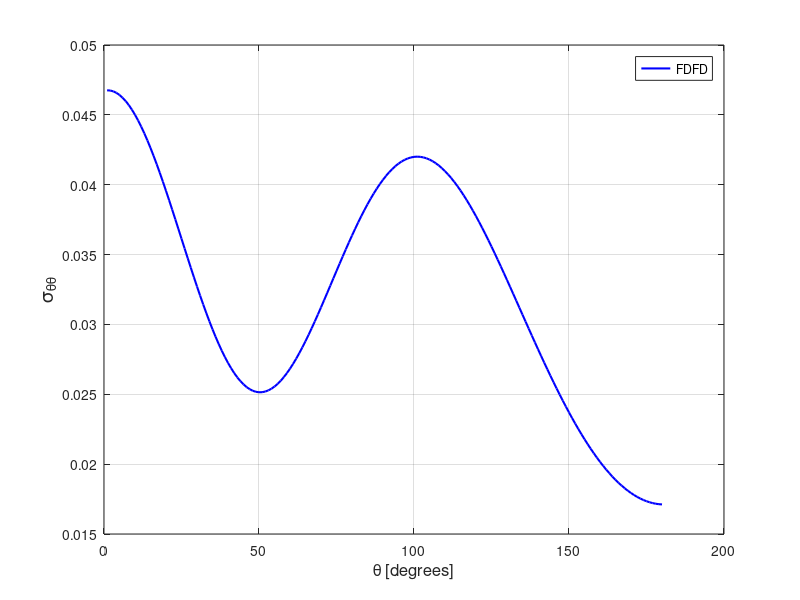

MATLAB code to generate this figure:
stt = [ 
    1  0.46756513E-01
    2  0.46743214E-01
    3  0.46682853E-01
    4  0.46576213E-01
    5  0.46423815E-01
    6  0.46226174E-01
    7  0.45984324E-01
    8  0.45699406E-01
    9  0.45372598E-01
   10  0.45005593E-01
   11  0.44600151E-01
   12  0.44157363E-01
   13  0.43680388E-01
   14  0.43170236E-01
   15  0.42629987E-01
   16  0.42061612E-01
   17  0.41468125E-01
   18  0.40851425E-01
   19  0.40215138E-01
   20  0.39561335E-01
   21  0.38893159E-01
   22  0.38213387E-01
   23  0.37525099E-01
   24  0.36831312E-01
   25  0.36134981E-01
   26  0.35438836E-01
   27  0.34745954E-01
   28  0.34059372E-01
   29  0.33381619E-01
   30  0.32715663E-01
   31  0.32064222E-01
   32  0.31430069E-01
   33  0.30815404E-01
   34  0.30222747E-01
   35  0.29654495E-01
   36  0.29112682E-01
   37  0.28599458E-01
   38  0.28116480E-01
   39  0.27665639E-01
   40  0.27248412E-01
   41  0.26866134E-01
   42  0.26520202E-01
   43  0.26211459E-01
   44  0.25940940E-01
   45  0.25709197E-01
   46  0.25516760E-01
   47  0.25364125E-01
   48  0.25251223E-01
   49  0.25178129E-01
   50  0.25144858E-01
   51  0.25150660E-01
   52  0.25195235E-01
   53  0.25277771E-01
   54  0.25397802E-01
   55  0.25553711E-01
   56  0.25744911E-01
   57  0.25970163E-01
   58  0.26227599E-01
   59  0.26516091E-01
   60  0.26834020E-01
   61  0.27179735E-01
   62  0.27551169E-01
   63  0.27946800E-01
   64  0.28364390E-01
   65  0.28802261E-01
   66  0.29258162E-01
   67  0.29730195E-01
   68  0.30215511E-01
   69  0.30713096E-01
   70  0.31220315E-01
   71  0.31734698E-01
   72  0.32254778E-01
   73  0.32778364E-01
   74  0.33302549E-01
   75  0.33825997E-01
   76  0.34346905E-01
   77  0.34862593E-01
   78  0.35371661E-01
   79  0.35872005E-01
   80  0.36361996E-01
   81  0.36840118E-01
   82  0.37304357E-01
   83  0.37753005E-01
   84  0.38185414E-01
   85  0.38599622E-01
   86  0.38994212E-01
   87  0.39368190E-01
   88  0.39720736E-01
   89  0.40050436E-01
   90  0.40356461E-01
   91  0.40638402E-01
   92  0.40895406E-01
   93  0.41126192E-01
   94  0.41331142E-01
   95  0.41509386E-01
   96  0.41660760E-01
   97  0.41784585E-01
   98  0.41881446E-01
   99  0.41950818E-01
  100  0.41993268E-01
  101  0.42007994E-01
  102  0.41995924E-01
  103  0.41957166E-01
  104  0.41891851E-01
  105  0.41800331E-01
  106  0.41683499E-01
  107  0.41541472E-01
  108  0.41375145E-01
  109  0.41184984E-01
  110  0.40971763E-01
  111  0.40736105E-01
  112  0.40478729E-01
  113  0.40200513E-01
  114  0.39902471E-01
  115  0.39585453E-01
  116  0.39250016E-01
  117  0.38897444E-01
  118  0.38528252E-01
  119  0.38143914E-01
  120  0.37745237E-01
  121  0.37332833E-01
  122  0.36908161E-01
  123  0.36472030E-01
  124  0.36025196E-01
  125  0.35569228E-01
  126  0.35104427E-01
  127  0.34632228E-01
  128  0.34153335E-01
  129  0.33668917E-01
  130  0.33179943E-01
  131  0.32686967E-01
  132  0.32191206E-01
  133  0.31693757E-01
  134  0.31194916E-01
  135  0.30696087E-01
  136  0.30198151E-01
  137  0.29701354E-01
  138  0.29206900E-01
  139  0.28715307E-01
  140  0.28227692E-01
  141  0.27744522E-01
  142  0.27266558E-01
  143  0.26794337E-01
  144  0.26328655E-01
  145  0.25869973E-01
  146  0.25418958E-01
  147  0.24976104E-01
  148  0.24542172E-01
  149  0.24117215E-01
  150  0.23702212E-01
  151  0.23297075E-01
  152  0.22902753E-01
  153  0.22519190E-01
  154  0.22147084E-01
  155  0.21786483E-01
  156  0.21437900E-01
  157  0.21101547E-01
  158  0.20777678E-01
  159  0.20466525E-01
  160  0.20168396E-01
  161  0.19883288E-01
  162  0.19611599E-01
  163  0.19353563E-01
  164  0.19108903E-01
  165  0.18878136E-01
  166  0.18661151E-01
  167  0.18458275E-01
  168  0.18269479E-01
  169  0.18094629E-01
  170  0.17934062E-01
  171  0.17787781E-01
  172  0.17655635E-01
  173  0.17538011E-01
  174  0.17434677E-01
  175  0.17345781E-01
  176  0.17271152E-01
  177  0.17211063E-01
  178  0.17165290E-01
  179  0.17133961E-01
  180  0.17117087E-01
  181  0.17114658E-01
  182  0.17126711E-01
  183  0.17153071E-01
  184  0.17193928E-01
  185  0.17249081E-01
  186  0.17318776E-01
  187  0.17402792E-01
  188  0.17501121E-01
  189  0.17613795E-01
  190  0.17740810E-01
  191  0.17882057E-01
  192  0.18037576E-01
  193  0.18207202E-01
  194  0.18390866E-01
  195  0.18588727E-01
  196  0.18800473E-01
  197  0.19026121E-01
  198  0.19265432E-01
  199  0.19518515E-01
  200  0.19785121E-01
  201  0.20064916E-01
  202  0.20357929E-01
  203  0.20664196E-01
  204  0.20983083E-01
  205  0.21314690E-01
  206  0.21658512E-01
  207  0.22014366E-01
  208  0.22382215E-01
  209  0.22761296E-01
  210  0.23151504E-01
  211  0.23552628E-01
  212  0.23964006E-01
  213  0.24385475E-01
  214  0.24816379E-01
  215  0.25256295E-01
  216  0.25704732E-01
  217  0.26161212E-01
  218  0.26625209E-01
  219  0.27095975E-01
  220  0.27573081E-01
  221  0.28055713E-01
  222  0.28543301E-01
  223  0.29035371E-01
  224  0.29530881E-01
  225  0.30029105E-01
  226  0.30529562E-01
  227  0.31031199E-01
  228  0.31533178E-01
  229  0.32034799E-01
  230  0.32535162E-01
  231  0.33033147E-01
  232  0.33528384E-01
  233  0.34019534E-01
  234  0.34505863E-01
  235  0.34986254E-01
  236  0.35460211E-01
  237  0.35925917E-01
  238  0.36382843E-01
  239  0.36830302E-01
  240  0.37266906E-01
  241  0.37691601E-01
  242  0.38103756E-01
  243  0.38502183E-01
  244  0.38885787E-01
  245  0.39253574E-01
  246  0.39604865E-01
  247  0.39938681E-01
  248  0.40253643E-01
  249  0.40549334E-01
  250  0.40824659E-01
  251  0.41078616E-01
  252  0.41310679E-01
  253  0.41519959E-01
  254  0.41705679E-01
  255  0.41867021E-01
  256  0.42003606E-01
  257  0.42114597E-01
  258  0.42199556E-01
  259  0.42258002E-01
  260  0.42289726E-01
  261  0.42293817E-01
  262  0.42270321E-01
  263  0.42219326E-01
  264  0.42140570E-01
  265  0.42033598E-01
  266  0.41898787E-01
  267  0.41736256E-01
  268  0.41546457E-01
  269  0.41329250E-01
  270  0.41085321E-01
  271  0.40815193E-01
  272  0.40519703E-01
  273  0.40198535E-01
  274  0.39854147E-01
  275  0.39486263E-01
  276  0.39096128E-01
  277  0.38685158E-01
  278  0.38254004E-01
  279  0.37804596E-01
  280  0.37338026E-01
  281  0.36855895E-01
  282  0.36359627E-01
  283  0.35851076E-01
  284  0.35331674E-01
  285  0.34803793E-01
  286  0.34268875E-01
  287  0.33728767E-01
  288  0.33185966E-01
  289  0.32642365E-01
  290  0.32099627E-01
  291  0.31560171E-01
  292  0.31026371E-01
  293  0.30500285E-01
  294  0.29984001E-01
  295  0.29479645E-01
  296  0.28989581E-01
  297  0.28515792E-01
  298  0.28060600E-01
  299  0.27625889E-01
  300  0.27213631E-01
  301  0.26826151E-01
  302  0.26465086E-01
  303  0.26132347E-01
  304  0.25829582E-01
  305  0.25558414E-01
  306  0.25320323E-01
  307  0.25117047E-01
  308  0.24949821E-01
  309  0.24819259E-01
  310  0.24726925E-01
  311  0.24673419E-01
  312  0.24659442E-01
  313  0.24685604E-01
  314  0.24752321E-01
  315  0.24859691E-01
  316  0.25007784E-01
  317  0.25196381E-01
  318  0.25425341E-01
  319  0.25693903E-01
  320  0.26001576E-01
  321  0.26347309E-01
  322  0.26729926E-01
  323  0.27148960E-01
  324  0.27602166E-01
  325  0.28088391E-01
  326  0.28605616E-01
  327  0.29152434E-01
  328  0.29726136E-01
  329  0.30325262E-01
  330  0.30947071E-01
  331  0.31589333E-01
  332  0.32249466E-01
  333  0.32924578E-01
  334  0.33612419E-01
  335  0.34309778E-01
  336  0.35013862E-01
  337  0.35722017E-01
  338  0.36431067E-01
  339  0.37138060E-01
  340  0.37839927E-01
  341  0.38533639E-01
  342  0.39216604E-01
  343  0.39885681E-01
  344  0.40537838E-01
  345  0.41170452E-01
  346  0.41780796E-01
  347  0.42365801E-01
  348  0.42923458E-01
  349  0.43450989E-01
  350  0.43946318E-01
  351  0.44407051E-01
  352  0.44831246E-01
  353  0.45217074E-01
  354  0.45562830E-01
  355  0.45866910E-01
  356  0.46128020E-01
  357  0.46345200E-01
  358  0.46517119E-01
  359  0.46643365E-01
  360  0.46723254E-01
 ]; 
plot(stt(1:180,1),stt(1:180,2),'b-','linewidth',1.5 ); 
grid on 
legend('FDFD');
xlabel('\theta [degrees]','FontSize',12);
ylabel('\sigma_{\theta\theta}','FontSize',14);
